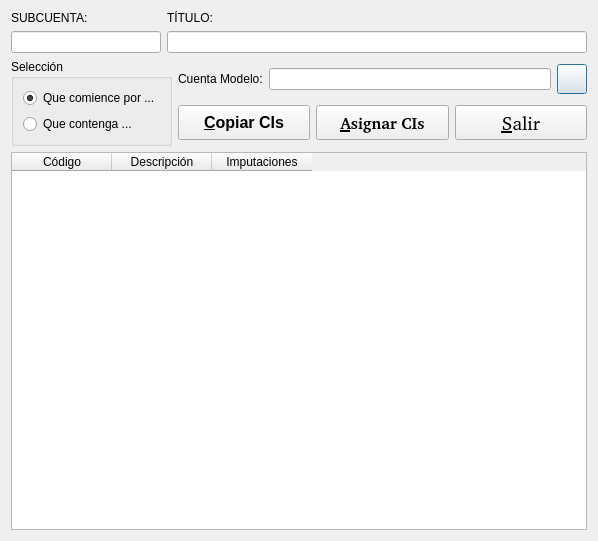
<?xml version="1.0" encoding="UTF-8"?>
<ui version="4.0">
 <author>José Manuel Díez Botella</author>
 <class>buscasubcuenta_input</class>
 <widget class="QDialog" name="buscasubcuenta_input">
  <property name="geometry">
   <rect>
    <x>0</x>
    <y>0</y>
    <width>598</width>
    <height>541</height>
   </rect>
  </property>
  <property name="windowTitle">
   <string>Editar coeficientes de imputación</string>
  </property>
  <layout class="QVBoxLayout" name="verticalLayout_2">
   <item>
    <layout class="QHBoxLayout">
     <property name="spacing">
      <number>6</number>
     </property>
     <property name="leftMargin">
      <number>0</number>
     </property>
     <property name="topMargin">
      <number>0</number>
     </property>
     <property name="rightMargin">
      <number>0</number>
     </property>
     <property name="bottomMargin">
      <number>0</number>
     </property>
     <item>
      <layout class="QVBoxLayout">
       <property name="spacing">
        <number>6</number>
       </property>
       <property name="leftMargin">
        <number>0</number>
       </property>
       <property name="topMargin">
        <number>0</number>
       </property>
       <property name="rightMargin">
        <number>0</number>
       </property>
       <property name="bottomMargin">
        <number>0</number>
       </property>
       <item>
        <widget class="QLabel" name="TextLabel1">
         <property name="frameShape">
          <enum>QFrame::NoFrame</enum>
         </property>
         <property name="frameShadow">
          <enum>QFrame::Plain</enum>
         </property>
         <property name="text">
          <string>SUBCUENTA:</string>
         </property>
         <property name="wordWrap">
          <bool>false</bool>
         </property>
        </widget>
       </item>
       <item>
        <widget class="QLineEdit" name="SubcuentaLineEdit">
         <property name="maximumSize">
          <size>
           <width>150</width>
           <height>32767</height>
          </size>
         </property>
         <property name="maxLength">
          <number>40</number>
         </property>
        </widget>
       </item>
      </layout>
     </item>
     <item>
      <layout class="QVBoxLayout">
       <property name="spacing">
        <number>6</number>
       </property>
       <property name="leftMargin">
        <number>0</number>
       </property>
       <property name="topMargin">
        <number>0</number>
       </property>
       <property name="rightMargin">
        <number>0</number>
       </property>
       <property name="bottomMargin">
        <number>0</number>
       </property>
       <item>
        <widget class="QLabel" name="TextLabel2">
         <property name="frameShape">
          <enum>QFrame::NoFrame</enum>
         </property>
         <property name="frameShadow">
          <enum>QFrame::Plain</enum>
         </property>
         <property name="text">
          <string>TÍTULO:</string>
         </property>
         <property name="wordWrap">
          <bool>false</bool>
         </property>
        </widget>
       </item>
       <item>
        <widget class="QLineEdit" name="TituloLineEdit">
         <property name="maxLength">
          <number>255</number>
         </property>
        </widget>
       </item>
      </layout>
     </item>
    </layout>
   </item>
   <item>
    <layout class="QHBoxLayout" name="horizontalLayout_3">
     <item>
      <widget class="QGroupBox" name="groupBox">
       <property name="title">
        <string>Selección</string>
       </property>
       <layout class="QVBoxLayout">
        <property name="spacing">
         <number>6</number>
        </property>
        <property name="leftMargin">
         <number>9</number>
        </property>
        <property name="topMargin">
         <number>9</number>
        </property>
        <property name="rightMargin">
         <number>9</number>
        </property>
        <property name="bottomMargin">
         <number>9</number>
        </property>
        <item>
         <widget class="QRadioButton" name="ComienceRadioButton">
          <property name="text">
           <string>Que comience por ...</string>
          </property>
          <property name="checked">
           <bool>true</bool>
          </property>
         </widget>
        </item>
        <item>
         <widget class="QRadioButton" name="ContengaRadioButton">
          <property name="text">
           <string>Que contenga ...</string>
          </property>
         </widget>
        </item>
       </layout>
      </widget>
     </item>
     <item>
      <layout class="QVBoxLayout" name="verticalLayout">
       <item>
        <layout class="QHBoxLayout" name="horizontalLayout_2">
         <item>
          <widget class="QLabel" name="label">
           <property name="text">
            <string>Cuenta Modelo:</string>
           </property>
          </widget>
         </item>
         <item>
          <widget class="QLineEdit" name="modelolineEdit"/>
         </item>
         <item>
          <widget class="QPushButton" name="borramodelopushButton">
           <property name="maximumSize">
            <size>
             <width>30</width>
             <height>30</height>
            </size>
           </property>
           <property name="text">
            <string/>
           </property>
           <property name="icon">
            <iconset>
             <normaloff>:/graf/borrar.png</normaloff>:/graf/borrar.png</iconset>
           </property>
          </widget>
         </item>
        </layout>
       </item>
       <item>
        <layout class="QHBoxLayout" name="horizontalLayout">
         <item>
          <widget class="QPushButton" name="copiarpushButton">
           <property name="minimumSize">
            <size>
             <width>0</width>
             <height>35</height>
            </size>
           </property>
           <property name="font">
            <font>
             <pointsize>12</pointsize>
             <weight>75</weight>
             <bold>true</bold>
            </font>
           </property>
           <property name="text">
            <string>&amp;Copiar CIs</string>
           </property>
           <property name="icon">
            <iconset resource="keme.qrc">
             <normaloff>:/iconos/graf/copiar.png</normaloff>:/iconos/graf/copiar.png</iconset>
           </property>
          </widget>
         </item>
         <item>
          <widget class="QPushButton" name="CIBoton">
           <property name="minimumSize">
            <size>
             <width>120</width>
             <height>35</height>
            </size>
           </property>
           <property name="font">
            <font>
             <family>Helvetica [Adobe]</family>
             <pointsize>12</pointsize>
             <weight>75</weight>
             <bold>true</bold>
            </font>
           </property>
           <property name="text">
            <string>&amp;Asignar CIs</string>
           </property>
           <property name="icon">
            <iconset resource="keme.qrc">
             <normaloff>:/iconos/graf/edit.png</normaloff>:/iconos/graf/edit.png</iconset>
           </property>
           <property name="shortcut">
            <string>Alt+A</string>
           </property>
          </widget>
         </item>
         <item>
          <widget class="QPushButton" name="SalirBoton">
           <property name="minimumSize">
            <size>
             <width>120</width>
             <height>35</height>
            </size>
           </property>
           <property name="font">
            <font>
             <family>Helvetica [Adobe]</family>
             <pointsize>14</pointsize>
            </font>
           </property>
           <property name="text">
            <string>&amp;Salir</string>
           </property>
           <property name="icon">
            <iconset resource="keme.qrc">
             <normaloff>:/iconos/graf/application-exit.png</normaloff>:/iconos/graf/application-exit.png</iconset>
           </property>
           <property name="shortcut">
            <string>Alt+S</string>
           </property>
          </widget>
         </item>
        </layout>
       </item>
      </layout>
     </item>
    </layout>
   </item>
   <item>
    <widget class="QTableWidget" name="ctastableWidget">
     <column>
      <property name="text">
       <string>Código</string>
      </property>
     </column>
     <column>
      <property name="text">
       <string>Descripción</string>
      </property>
     </column>
     <column>
      <property name="text">
       <string>Imputaciones</string>
      </property>
     </column>
    </widget>
   </item>
  </layout>
 </widget>
 <layoutdefault spacing="6" margin="11"/>
 <includes>
  <include location="local">funciones.h</include>
 </includes>
 <resources>
  <include location="keme.qrc"/>
 </resources>
 <connections>
  <connection>
   <sender>SalirBoton</sender>
   <signal>clicked()</signal>
   <receiver>buscasubcuenta_input</receiver>
   <slot>accept()</slot>
   <hints>
    <hint type="sourcelabel">
     <x>479</x>
     <y>105</y>
    </hint>
    <hint type="destinationlabel">
     <x>518</x>
     <y>140</y>
    </hint>
   </hints>
  </connection>
 </connections>
</ui>
